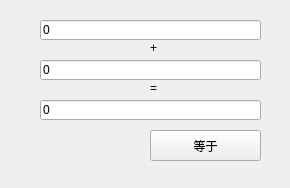
<?xml version="1.0" encoding="UTF-8"?>
<ui version="4.0">
 <class>PluginForm1</class>
 <widget class="QWidget" name="PluginForm1">
  <property name="geometry">
   <rect>
    <x>0</x>
    <y>0</y>
    <width>290</width>
    <height>188</height>
   </rect>
  </property>
  <property name="windowTitle">
   <string>Form</string>
  </property>
  <widget class="QLineEdit" name="txtSumVal">
   <property name="geometry">
    <rect>
     <x>40</x>
     <y>100</y>
     <width>221</width>
     <height>20</height>
    </rect>
   </property>
   <property name="text">
    <string>0</string>
   </property>
  </widget>
  <widget class="QLineEdit" name="txtData2">
   <property name="geometry">
    <rect>
     <x>40</x>
     <y>60</y>
     <width>221</width>
     <height>20</height>
    </rect>
   </property>
   <property name="text">
    <string>0</string>
   </property>
  </widget>
  <widget class="QPushButton" name="btnSum">
   <property name="geometry">
    <rect>
     <x>150</x>
     <y>130</y>
     <width>111</width>
     <height>31</height>
    </rect>
   </property>
   <property name="text">
    <string>等于</string>
   </property>
  </widget>
  <widget class="QLabel" name="label">
   <property name="geometry">
    <rect>
     <x>150</x>
     <y>40</y>
     <width>21</width>
     <height>16</height>
    </rect>
   </property>
   <property name="text">
    <string>+</string>
   </property>
  </widget>
  <widget class="QLineEdit" name="txtData1">
   <property name="geometry">
    <rect>
     <x>40</x>
     <y>20</y>
     <width>221</width>
     <height>20</height>
    </rect>
   </property>
   <property name="text">
    <string>0</string>
   </property>
  </widget>
  <widget class="QLabel" name="label_2">
   <property name="geometry">
    <rect>
     <x>150</x>
     <y>80</y>
     <width>21</width>
     <height>16</height>
    </rect>
   </property>
   <property name="text">
    <string>=</string>
   </property>
  </widget>
 </widget>
 <resources/>
 <connections/>
</ui>
